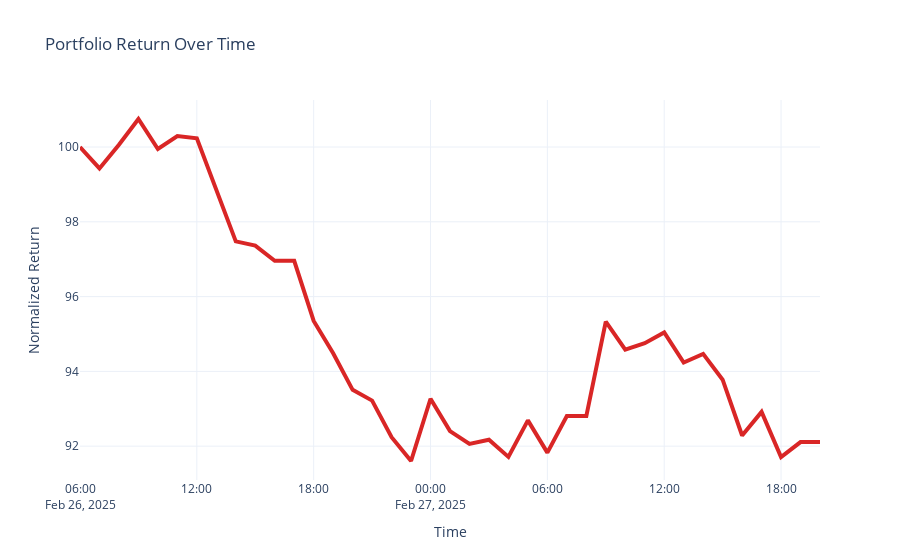

This figure's notebook cell:
### Code cell
fig = plot_continuous_return_with_versions(norm_model_returns)
fig.show()
